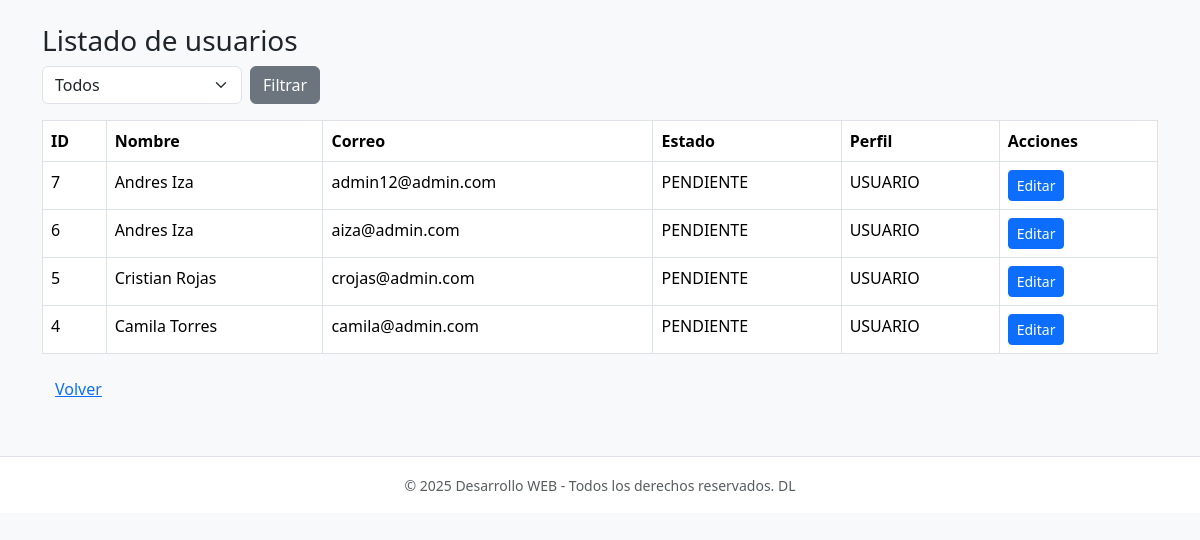
/lista_usuario.php?estado=PENDIENTE (signed in), run on the app's committed database.
### tables this page shows
CREATE TABLE `usuarios` (
  `id` int(11) NOT NULL,
  `nombre` varchar(100) NOT NULL,
  `apellido` varchar(100) DEFAULT '',
  `correo` varchar(150) NOT NULL,
  `estado` enum('PENDIENTE','ACTIVO','INACTIVO') DEFAULT 'PENDIENTE',
  `fecha_de_actualizacion` timestamp NOT NULL DEFAULT current_timestamp() ON UPDATE current_timestamp(),
  `perfil` enum('ADMIN','USUARIO') DEFAULT 'USUARIO',
  `contrasena` varchar(255) NOT NULL
);

### lista_usuario.php (the view, shortened to what this page needs)
<?php
require_once 'include/funciones.php';
$estado = $_GET['estado'] ?? '';
$where = '';
if ($estado) {
    $estado = $mysqli->real_escape_string($estado);
    $where = "WHERE estado = '$estado'";
}
$q = "SELECT id,nombre,apellido,correo,estado,perfil,fecha_de_actualizacion FROM USUARIOS $where ORDER BY id DESC";
$rows = $mysqli->query($q);
?>
<!doctype html>
<html><head><meta charset="utf-8"><title>Usuarios</title>
<link href="https://cdn.jsdelivr.net/npm/bootstrap@5.3.2/dist/css/bootstrap.min.css" rel="stylesheet"></head>
<body class="bg-light">
<div class="container py-4">
  <h3>Listado de usuarios</h3>
  <div class="mb-3">
    <form method="get" class="d-flex gap-2">
      <select name="estado" class="form-select" style="width:200px">
        <option value="">Todos</option>
      </select>
      <button class="btn btn-secondary">Filtrar</button>
    </form>
  </div>
  <table class="table table-bordered">
    <thead><tr><th>ID</th><th>Nombre</th><th>Correo</th><th>Estado</th><th>Perfil</th><th>Acciones</th></tr></thead>
    <tbody>
    <?php while($r = $rows->fetch_assoc()): ?>
      <tr>
        <td><?php echo $r['id']; ?></td>
        <td><?php echo htmlspecialchars($r['nombre'].' '.$r['apellido']); ?></td>
        <td><?php echo htmlspecialchars($r['correo']); ?></td>
        <td><?php echo htmlspecialchars($r['estado']); ?></td>
        <td><?php echo htmlspecialchars($r['perfil']); ?></td>
        <td>
          <a href="editar_usuario.php?id=<?php echo $r['id']; ?>" class="btn btn-sm btn-primary">Editar</a>
        </td>
      </tr>
    <?php endwhile; ?>
    </tbody>
  </table>
  <a href="bienvenido.php" class="btn btn-link">Volver</a>
</div>
  <?php include 'include/footer.php'; ?>
    </body>
</html>

### data on the page
usuarios: id "7", nombre+apellido "Andres Iza", correo "admin12@admin.com", estado "PENDIENTE", perfil "USUARIO"
usuarios: id "6", nombre+apellido "Andres Iza", correo "aiza@admin.com", estado "PENDIENTE", perfil "USUARIO"
usuarios: id "5", nombre+apellido "Cristian Rojas", correo "crojas@admin.com", estado "PENDIENTE", perfil "USUARIO"
usuarios: id "4", nombre+apellido "Camila Torres", correo "camila@admin.com", estado "PENDIENTE", perfil "USUARIO"
